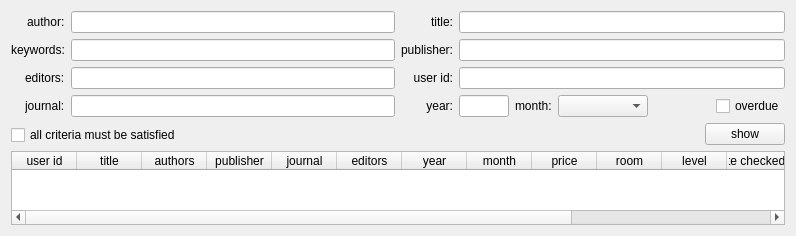
         <widget class="QWidget" name="page_2">
          <property name="geometry">
           <rect>
            <x>0</x>
            <y>0</y>
            <width>796</width>
            <height>236</height>
           </rect>
          </property>
          <attribute name="label">
           <string>articles</string>
          </attribute>
          <layout class="QVBoxLayout" name="verticalLayout_31">
           <item>
            <layout class="QHBoxLayout" name="horizontalLayout_28">
             <item>
              <layout class="QVBoxLayout" name="verticalLayout_24">
               <item>
                <layout class="QFormLayout" name="formLayout_10">
                 <property name="labelAlignment">
                  <set>Qt::AlignRight|Qt::AlignTrailing|Qt::AlignVCenter</set>
                 </property>
                 <item row="0" column="0">
                  <widget class="QLabel" name="label_47">
                   <property name="text">
                    <string>author:</string>
                   </property>
                  </widget>
                 </item>
                 <item row="0" column="1">
                  <widget class="QLineEdit" name="line_authors_checked_out_articles">
                   <property name="sizePolicy">
                    <sizepolicy hsizetype="MinimumExpanding" vsizetype="Fixed">
                     <horstretch>0</horstretch>
                     <verstretch>0</verstretch>
                    </sizepolicy>
                   </property>
                  </widget>
                 </item>
                 <item row="1" column="0">
                  <widget class="QLabel" name="label_42">
                   <property name="text">
                    <string>keywords:</string>
                   </property>
                  </widget>
                 </item>
                 <item row="1" column="1">
                  <widget class="QLineEdit" name="line_keywords_checked_out_articles">
                   <property name="sizePolicy">
                    <sizepolicy hsizetype="MinimumExpanding" vsizetype="Fixed">
                     <horstretch>0</horstretch>
                     <verstretch>0</verstretch>
                    </sizepolicy>
                   </property>
                  </widget>
                 </item>
                 <item row="2" column="0">
                  <widget class="QLabel" name="label_43">
                   <property name="text">
                    <string>editors:</string>
                   </property>
                  </widget>
                 </item>
                 <item row="2" column="1">
                  <widget class="QLineEdit" name="line_editors_checked_out_articles">
                   <property name="sizePolicy">
                    <sizepolicy hsizetype="MinimumExpanding" vsizetype="Fixed">
                     <horstretch>0</horstretch>
                     <verstretch>0</verstretch>
                    </sizepolicy>
                   </property>
                  </widget>
                 </item>
                 <item row="3" column="0">
                  <widget class="QLabel" name="label_48">
                   <property name="text">
                    <string>journal:</string>
                   </property>
                  </widget>
                 </item>
                 <item row="3" column="1">
                  <widget class="QLineEdit" name="line_journal_checked_out_articles">
                   <property name="sizePolicy">
                    <sizepolicy hsizetype="MinimumExpanding" vsizetype="Fixed">
                     <horstretch>0</horstretch>
                     <verstretch>0</verstretch>
                    </sizepolicy>
                   </property>
                  </widget>
                 </item>
                </layout>
               </item>
               <item>
                <widget class="QCheckBox" name="checkbox_criteria_checked_out_articles">
                 <property name="text">
                  <string>all criteria must be satisfied</string>
                 </property>
                </widget>
               </item>
              </layout>
             </item>
             <item>
              <layout class="QVBoxLayout" name="verticalLayout_23">
               <item>
                <layout class="QHBoxLayout" name="horizontalLayout_27">
                 <item>
                  <layout class="QVBoxLayout" name="verticalLayout_21">
                   <item>
                    <widget class="QLabel" name="label_45">
                     <property name="text">
                      <string>title:</string>
                     </property>
                     <property name="alignment">
                      <set>Qt::AlignRight|Qt::AlignTrailing|Qt::AlignVCenter</set>
                     </property>
                    </widget>
                   </item>
                   <item>
                    <widget class="QLabel" name="label_44">
                     <property name="text">
                      <string>publisher:</string>
                     </property>
                     <property name="alignment">
                      <set>Qt::AlignRight|Qt::AlignTrailing|Qt::AlignVCenter</set>
                     </property>
                    </widget>
                   </item>
                   <item>
                    <widget class="QLabel" name="label_49">
                     <property name="text">
                      <string>user id:</string>
                     </property>
                     <property name="alignment">
                      <set>Qt::AlignRight|Qt::AlignTrailing|Qt::AlignVCenter</set>
                     </property>
                    </widget>
                   </item>
                   <item>
                    <widget class="QLabel" name="label_46">
                     <property name="text">
                      <string>year:</string>
                     </property>
                     <property name="alignment">
                      <set>Qt::AlignRight|Qt::AlignTrailing|Qt::AlignVCenter</set>
                     </property>
                    </widget>
                   </item>
                  </layout>
                 </item>
                 <item>
                  <layout class="QVBoxLayout" name="verticalLayout_22">
                   <item>
                    <widget class="QLineEdit" name="line_title_checked_out_articles"/>
                   </item>
                   <item>
                    <widget class="QLineEdit" name="line_publisher_checked_out_articles"/>
                   </item>
                   <item>
                    <widget class="QLineEdit" name="line_user_id_checked_out_articles">
                     <property name="inputMask">
                      <string>9999</string>
                     </property>
                     <property name="text">
                      <string/>
                     </property>
                    </widget>
                   </item>
                   <item>
                    <layout class="QHBoxLayout" name="horizontalLayout_26">
                     <item>
                      <widget class="QLineEdit" name="line_year_checked_out_articles">
                       <property name="sizePolicy">
                        <sizepolicy hsizetype="Fixed" vsizetype="Fixed">
                         <horstretch>0</horstretch>
                         <verstretch>0</verstretch>
                        </sizepolicy>
                       </property>
                       <property name="maximumSize">
                        <size>
                         <width>50</width>
                         <height>16777215</height>
                        </size>
                       </property>
                       <property name="inputMask">
                        <string/>
                       </property>
                       <property name="text">
                        <string/>
                       </property>
                      </widget>
                     </item>
                     <item>
                      <layout class="QHBoxLayout" name="horizontalLayout_25">
                       <item>
                        <widget class="QLabel" name="label_41">
                         <property name="text">
                          <string>month:</string>
                         </property>
                        </widget>
                       </item>
                       <item>
                        <widget class="QComboBox" name="combobox_checked_out_articles">
                         <property name="sizePolicy">
                          <sizepolicy hsizetype="Maximum" vsizetype="Fixed">
                           <horstretch>0</horstretch>
                           <verstretch>0</verstretch>
                          </sizepolicy>
                         </property>
                         <property name="layoutDirection">
                          <enum>Qt::LeftToRight</enum>
                         </property>
                         <item>
                          <property name="text">
                           <string/>
                          </property>
                         </item>
                         <item>
                          <property name="text">
                           <string>January</string>
                          </property>
                         </item>
                         <item>
                          <property name="text">
                           <string>February</string>
                          </property>
                         </item>
                         <item>
                          <property name="text">
                           <string>March</string>
                          </property>
                         </item>
                         <item>
                          <property name="text">
                           <string>April</string>
                          </property>
                         </item>
                         <item>
                          <property name="text">
                           <string>May</string>
                          </property>
                         </item>
                         <item>
                          <property name="text">
                           <string>June</string>
                          </property>
                         </item>
                         <item>
                          <property name="text">
                           <string>July</string>
                          </property>
                         </item>
                         <item>
                          <property name="text">
                           <string>August</string>
                          </property>
                         </item>
                         <item>
                          <property name="text">
                           <string>September</string>
                          </property>
                         </item>
                         <item>
                          <property name="text">
                           <string>October</string>
                          </property>
                         </item>
                         <item>
                          <property name="text">
                           <string>November</string>
                          </property>
                         </item>
                         <item>
                          <property name="text">
                           <string>December</string>
                          </property>
                         </item>
                        </widget>
                       </item>
                      </layout>
                     </item>
                     <item>
                      <spacer name="horizontalSpacer_13">
                       <property name="orientation">
                        <enum>Qt::Horizontal</enum>
                       </property>
                       <property name="sizeHint" stdset="0">
                        <size>
                         <width>40</width>
                         <height>20</height>
                        </size>
                       </property>
                      </spacer>
                     </item>
                     <item>
                      <widget class="QCheckBox" name="checkbox_overdue_checked_out_articles">
                       <property name="text">
                        <string>overdue</string>
                       </property>
                      </widget>
                     </item>
                    </layout>
                   </item>
                  </layout>
                 </item>
                </layout>
               </item>
               <item>
                <layout class="QHBoxLayout" name="horizontalLayout_24">
                 <item>
                  <spacer name="horizontalSpacer_12">
                   <property name="orientation">
                    <enum>Qt::Horizontal</enum>
                   </property>
                   <property name="sizeHint" stdset="0">
                    <size>
                     <width>40</width>
                     <height>20</height>
                    </size>
                   </property>
                  </spacer>
                 </item>
                 <item>
                  <widget class="QPushButton" name="button_show_checked_out_articles">
                   <property name="text">
                    <string>show</string>
                   </property>
                  </widget>
                 </item>
                </layout>
               </item>
              </layout>
             </item>
            </layout>
           </item>
           <item>
            <widget class="QTableWidget" name="table_checked_out_articles">
             <attribute name="horizontalHeaderDefaultSectionSize">
              <number>65</number>
             </attribute>
             <column>
              <property name="text">
               <string>user id</string>
              </property>
             </column>
             <column>
              <property name="text">
               <string>title</string>
              </property>
             </column>
             <column>
              <property name="text">
               <string>authors</string>
              </property>
             </column>
             <column>
              <property name="text">
               <string>publisher</string>
              </property>
             </column>
             <column>
              <property name="text">
               <string>journal</string>
              </property>
             </column>
             <column>
              <property name="text">
               <string>editors</string>
              </property>
             </column>
             <column>
              <property name="text">
               <string>year</string>
              </property>
             </column>
             <column>
              <property name="text">
               <string>month</string>
              </property>
             </column>
             <column>
              <property name="text">
               <string>price</string>
              </property>
             </column>
             <column>
              <property name="text">
               <string>room</string>
              </property>
             </column>
             <column>
              <property name="text">
               <string>level</string>
              </property>
             </column>
             <column>
              <property name="text">
               <string>date checked out</string>
              </property>
             </column>
             <column>
              <property name="text">
               <string>date to return</string>
              </property>
             </column>
             <column>
              <property name="text">
               <string>fine</string>
              </property>
             </column>
             <column>
              <property name="text">
               <string>return</string>
              </property>
             </column>
            </widget>
           </item>
          </layout>
         </widget>
